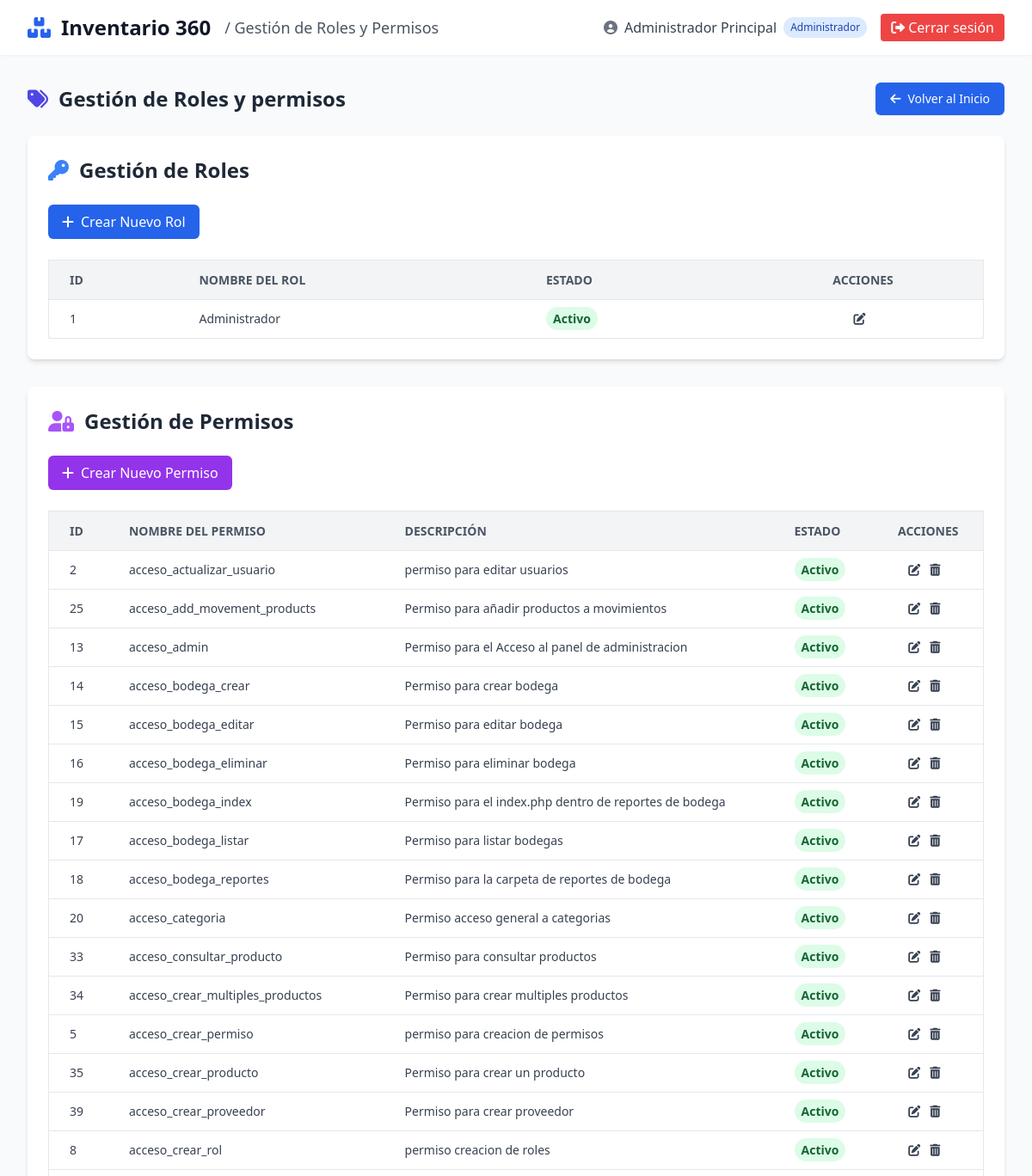
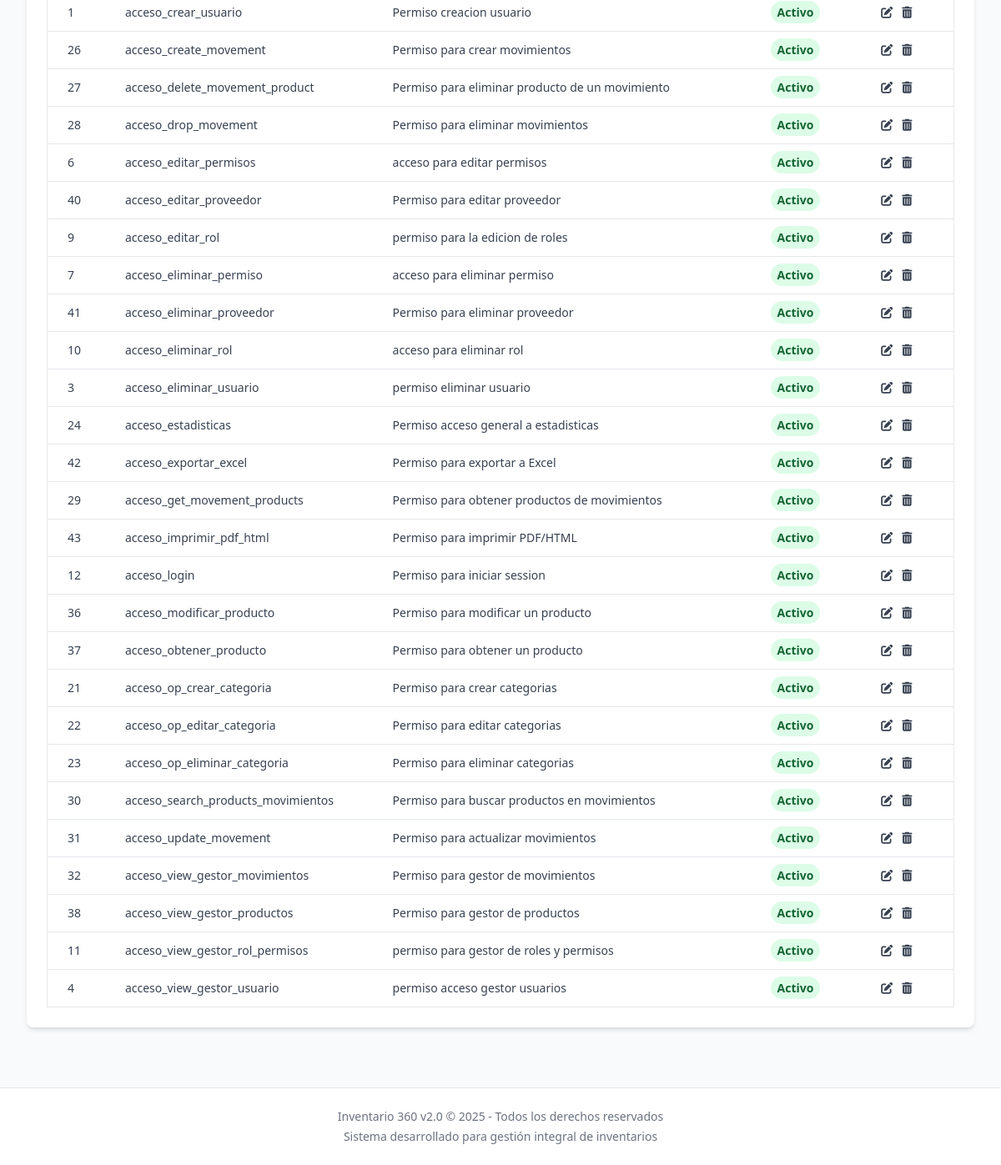
The app's page /admin/rol_permisos/index.php (signed in) with its own data (2 pictures, top to bottom).
### tables this page shows
CREATE TABLE `inventario360_rol` (
  `idrol` int(11) UNSIGNED NOT NULL AUTO_INCREMENT,
  `nombre` varchar(50) NOT NULL UNIQUE,
  `estado` ENUM('activo', 'inactivo') NOT NULL DEFAULT 'activo' COMMENT 'Indica si el rol está activo o inactivo',
  PRIMARY KEY (`idrol`),
  UNIQUE KEY `nombre_UNIQUE` (`nombre`)
);

CREATE TABLE `inventario360_permiso` (
  `idpermiso` INT(11) UNSIGNED NOT NULL AUTO_INCREMENT,
  `nombre` VARCHAR(100) NOT NULL COMMENT 'Nombre único y descriptivo del permiso (ej: producto_ver, bodega_crear)',
  `descripcion` TEXT NULL COMMENT 'Descripción detallada del permiso',
  `estado` ENUM('activo', 'inactivo') NOT NULL DEFAULT 'activo' COMMENT 'Indica si el permiso está activo o inactivo',
  PRIMARY KEY (`idpermiso`),
  UNIQUE KEY `nombre_UNIQUE` (`nombre`)
);

### assets/config/info.php (called while the page is built, shortened)
<?php
$name_corp = "Inventario 360";
?>

### admin/rol_permisos/index.php (the view, shortened to what this page needs)
<?php
$usuario = $_SESSION['usuario_data'];
    require_once '../../assets/config/info.php';
require_once '../../assets/config/db.php';
$roles = [];
$todos_los_permisos = [];
try {
    $stmt_roles = $pdo->query("SELECT idrol, nombre, estado FROM inventario360_rol ORDER BY nombre");
    $roles = $stmt_roles->fetchAll(PDO::FETCH_ASSOC);
    $stmt_permisos = $pdo->query("SELECT idpermiso, nombre, descripcion, estado FROM inventario360_permiso ORDER BY nombre");
    $permisos_disponibles = $stmt_permisos->fetchAll(PDO::FETCH_ASSOC);
    $todos_los_permisos = $permisos_disponibles;
} catch (PDOException $e) {
    echo "Error al cargar datos de la base de datos: " . htmlspecialchars($e->getMessage());
}
?>
<!DOCTYPE html>
<html lang="es">
<head>
    <script src="https://cdn.tailwindcss.com"></script>
    <link rel="stylesheet" href="https://cdnjs.cloudflare.com/ajax/libs/font-awesome/6.0.0-beta3/css/all.min.css">
</head>
<body class="bg-gray-50 font-sans">
    <header class="bg-white shadow-sm sticky top-0 z-20">
        <div class="max-w-7xl mx-auto px-4 py-4 sm:px-6 lg:px-8 flex flex-col sm:flex-row justify-between items-center">
            <div class="flex items-center mb-4 sm:mb-0">
                <a href="../index.php" class="flex items-center">
                    <i class="fas fa-boxes text-blue-600 text-2xl mr-3"></i>
                    <h1 class="text-xl sm:text-2xl font-bold text-gray-900"><?php echo $name_corp; ?></h1>
                </a>
                <span class="ml-4 text-sm sm:text-lg text-gray-600">/ Gestión de Roles y Permisos</span>
            </div>
            <div class="flex flex-col sm:flex-row items-center space-y-2 sm:space-y-0 sm:space-x-4">
                <div class="flex items-center text-sm sm:text-base">
                    <i class="fas fa-user-circle text-gray-500 mr-2"></i>
                    <span class="text-gray-700"><?php echo htmlspecialchars($usuario['nombre']); ?></span>
                    <span class="ml-2 px-2 py-1 bg-blue-100 text-blue-800 text-xs rounded-full">
                        <?php echo htmlspecialchars($usuario['rol_nombre']); ?>
                    </span>
                </div>
                <a href="../../op_logout.php"
                    class="px-3 py-1 bg-red-500 text-white rounded hover:bg-red-600 transition flex items-center text-sm sm:text-base">
                    <i class="fas fa-sign-out-alt mr-1"></i> Cerrar sesión
                </a>
            </div>
        </div>
    </header>
    <main class="max-w-7xl mx-auto px-4 py-8 sm:px-6 lg:px-8">
        <div class="flex items-center justify-between mb-6">
            <h2 class="text-2xl font-bold text-gray-800 flex items-center">
                <i class="fas fa-tags text-indigo-600 mr-3"></i> Gestión de Roles y permisos
            </h2>
            <a href="../"
                class="inline-flex items-center px-4 py-2 border border-transparent text-sm font-medium rounded-md shadow-sm text-white bg-blue-600 hover:bg-blue-700 focus:outline-none focus:ring-2 focus:ring-offset-2 focus:ring-blue-500">
                <i class="fas fa-arrow-left mr-2"></i> Volver al Inicio
            </a>
        </div>
        <div class="bg-white rounded-lg shadow-md p-6 mb-8">
            <h2 class="text-2xl font-bold text-gray-800 mb-6 flex items-center">
                <i class="fas fa-key text-blue-500 mr-3"></i> Gestión de Roles
            </h2>
            <button id="openCreateRolModal"
                class="mb-6 px-4 py-2 bg-blue-600 text-white rounded-md hover:bg-blue-700 transition flex items-center">
                <i class="fas fa-plus mr-2"></i> Crear Nuevo Rol
            </button>
            <div class="overflow-x-auto">
                <table class="min-w-full bg-white border border-gray-200 rounded-lg shadow-sm">
                    <thead>
                        <tr class="bg-gray-100 border-b border-gray-200 text-gray-600 uppercase text-sm leading-normal">
                            <th class="py-3 px-6 text-left">ID</th>
                            <th class="py-3 px-6 text-left">Nombre del Rol</th>
                            <th class="py-3 px-6 text-left">Estado</th>
                            <th class="py-3 px-6 text-center">Acciones</th>
                        </tr>
                    </thead>
                    <tbody class="text-gray-700 text-sm font-light">
                        <?php if (empty($roles)): ?>
                            <tr>
                                <td colspan="4" class="py-3 px-6 text-center">No hay roles registrados.</td>
                            </tr>
                        <?php else: ?>
                            <?php foreach ($roles as $rol): ?>
                                <tr class="border-b border-gray-200 hover:bg-gray-50">
                                    <td class="py-3 px-6 text-left whitespace-nowrap">
                                        <?php echo htmlspecialchars($rol['idrol']); ?></td>
                                    <td class="py-3 px-6 text-left"><?php echo htmlspecialchars($rol['nombre']); ?></td>
                                    <td class="py-3 px-6 text-left">
                                        <span
                                            class="px-2 py-1 font-semibold leading-tight rounded-full <?php echo ($rol['estado'] == 'activo') ? 'bg-green-100 text-green-800' : 'bg-red-100 text-red-800'; ?>">
                                            <?php echo htmlspecialchars(ucfirst($rol['estado'])); ?>
                                        </span>
                                    </td>
                                    <td class="py-3 px-6 text-center">
                                        <div class="flex item-center justify-center">
                                            <button class="w-4 mr-2 transform hover:text-blue-500 hover:scale-110 edit-rol-btn"
                                                data-id="<?php echo htmlspecialchars($rol['idrol']); ?>"
                                                data-nombre="<?php echo htmlspecialchars($rol['nombre']); ?>"
                                                data-estado="<?php echo htmlspecialchars($rol['estado']); ?>">
                                                <i class="fas fa-edit"></i>
                                            </button>
                                        </div>
                                    </td>
                                </tr>
                            <?php endforeach; ?>
                        <?php endif; ?>
                    </tbody>
                </table>
            </div>
        </div>
        <div class="bg-white rounded-lg shadow-md p-6">
            <h2 class="text-2xl font-bold text-gray-800 mb-6 flex items-center">
                <i class="fas fa-user-lock text-purple-500 mr-3"></i> Gestión de Permisos
            </h2>
            <button id="openCreatePermisoModal"
                class="mb-6 px-4 py-2 bg-purple-600 text-white rounded-md hover:bg-purple-700 transition flex items-center">
                <i class="fas fa-plus mr-2"></i> Crear Nuevo Permiso
            </button>
            <div class="overflow-x-auto">
                <table class="min-w-full bg-white border border-gray-200 rounded-lg shadow-sm">
                    <thead>
                        <tr class="bg-gray-100 border-b border-gray-200 text-gray-600 uppercase text-sm leading-normal">
                            <th class="py-3 px-6 text-left">ID</th>
                            <th class="py-3 px-6 text-left">Nombre del Permiso</th>
                            <th class="py-3 px-6 text-left">Descripción</th>
                            <th class="py-3 px-6 text-left">Estado</th>
                            <th class="py-3 px-6 text-center">Acciones</th>
                        </tr>
                    </thead>
                    <tbody class="text-gray-700 text-sm font-light">
                        <?php if (empty($todos_los_permisos)): ?>
                            <tr>
                                <td colspan="5" class="py-3 px-6 text-center">No hay permisos registrados.</td>
                            </tr>
                        <?php else: ?>
                            <?php foreach ($todos_los_permisos as $permiso): ?>
                                <tr class="border-b border-gray-200 hover:bg-gray-50">
                                    <td class="py-3 px-6 text-left whitespace-nowrap">
                                        <?php echo htmlspecialchars($permiso['idpermiso']); ?></td>
                                    <td class="py-3 px-6 text-left"><?php echo htmlspecialchars($permiso['nombre']); ?></td>
                                    <td class="py-3 px-6 text-left"><?php echo htmlspecialchars($permiso['descripcion']); ?>
                                    </td>
                                    <td class="py-3 px-6 text-left">
                                        <span
                                            class="px-2 py-1 font-semibold leading-tight rounded-full <?php echo ($permiso['estado'] == 'activo') ? 'bg-green-100 text-green-800' : 'bg-red-100 text-red-800'; ?>">
                                            <?php echo htmlspecialchars(ucfirst($permiso['estado'])); ?>
                                        </span>
                                    </td>
                                    <td class="py-3 px-6 text-center">
                                        <div class="flex item-center justify-center">
                                            <button
                                                class="w-4 mr-2 transform hover:text-blue-500 hover:scale-110 edit-permiso-btn"
                                                data-id="<?php echo htmlspecialchars($permiso['idpermiso']); ?>"
                                                data-nombre="<?php echo htmlspecialchars($permiso['nombre']); ?>"
                                                data-descripcion="<?php echo htmlspecialchars($permiso['descripcion']); ?>"
                                                data-estado="<?php echo htmlspecialchars($permiso['estado']); ?>">
                                                <i class="fas fa-edit"></i>
                                            </button>
                                            <button class="w-4 mr-2 transform hover:text-red-500 hover:scale-110 delete-button"
                                                data-type="permiso"
                                                data-id="<?php echo htmlspecialchars($permiso['idpermiso']); ?>"
                                                data-name="<?php echo htmlspecialchars($permiso['nombre']); ?>">
                                                <i class="fas fa-trash-alt"></i>
                                            </button>
                                        </div>
                                    </td>
                                </tr>
                            <?php endforeach; ?>
                        <?php endif; ?>
                    </tbody>
                </table>
            </div>
        </div>
    </main>
    <footer class="bg-white border-t mt-10 py-6">
        <div class="max-w-7xl mx-auto px-4 sm:px-6 lg:px-8 text-center text-gray-500 text-sm">
            <p><?php echo $name_corp; ?> v2.0 &copy; <?php echo date('Y'); ?> - Todos los derechos reservados</p>
            <p class="mt-1">Sistema desarrollado para gestión integral de inventarios</p>
        </div>
    </footer>
</body>
</html>

### records on screen
inventario360_rol: nombre "Administrador", idrol "1", estado "Activo"
inventario360_permiso: idpermiso "2", nombre "acceso_actualizar_usuario", descripcion "permiso para editar usuarios", estado "Activo"
inventario360_permiso: idpermiso "25", nombre "acceso_add_movement_products", descripcion "Permiso para añadir productos a movimientos", estado "Activo"
inventario360_permiso: idpermiso "13", nombre "acceso_admin", descripcion "Permiso para el Acceso al panel de administracion", estado "Activo"
inventario360_permiso: idpermiso "14", nombre "acceso_bodega_crear", descripcion "Permiso para crear bodega", estado "Activo"
inventario360_permiso: idpermiso "15", nombre "acceso_bodega_editar", descripcion "Permiso para editar bodega", estado "Activo"
inventario360_permiso: idpermiso "16", nombre "acceso_bodega_eliminar", descripcion "Permiso para eliminar bodega", estado "Activo"
inventario360_permiso: idpermiso "19", nombre "acceso_bodega_index", descripcion "Permiso para el index.php dentro de reportes de bodega", estado "Activo"
inventario360_permiso: idpermiso "17", nombre "acceso_bodega_listar", descripcion "Permiso para listar bodegas", estado "Activo"
inventario360_permiso: idpermiso "18", nombre "acceso_bodega_reportes", descripcion "Permiso para la carpeta de reportes de bodega", estado "Activo"
inventario360_permiso: idpermiso "20", nombre "acceso_categoria", descripcion "Permiso acceso general a categorias", estado "Activo"
inventario360_permiso: idpermiso "33", nombre "acceso_consultar_producto", descripcion "Permiso para consultar productos", estado "Activo"
inventario360_permiso: idpermiso "34", nombre "acceso_crear_multiples_productos", descripcion "Permiso para crear multiples productos", estado "Activo"
inventario360_permiso: idpermiso "5", nombre "acceso_crear_permiso", descripcion "permiso para creacion de permisos", estado "Activo"
inventario360_permiso: idpermiso "35", nombre "acceso_crear_producto", descripcion "Permiso para crear un producto", estado "Activo"
inventario360_permiso: idpermiso "39", nombre "acceso_crear_proveedor", descripcion "Permiso para crear proveedor", estado "Activo"
inventario360_permiso: idpermiso "8", nombre "acceso_crear_rol", descripcion "permiso creacion de roles", estado "Activo"
inventario360_permiso: idpermiso "1", nombre "acceso_crear_usuario", descripcion "Permiso creacion usuario", estado "Activo"
inventario360_permiso: idpermiso "26", nombre "acceso_create_movement", descripcion "Permiso para crear movimientos", estado "Activo"
inventario360_permiso: idpermiso "27", nombre "acceso_delete_movement_product", descripcion "Permiso para eliminar producto de un movimiento", estado "Activo"
inventario360_permiso: idpermiso "28", nombre "acceso_drop_movement", descripcion "Permiso para eliminar movimientos", estado "Activo"
inventario360_permiso: idpermiso "6", nombre "acceso_editar_permisos", descripcion "acceso para editar permisos", estado "Activo"
inventario360_permiso: idpermiso "40", nombre "acceso_editar_proveedor", descripcion "Permiso para editar proveedor", estado "Activo"
inventario360_permiso: idpermiso "9", nombre "acceso_editar_rol", descripcion "permiso para la edicion de roles", estado "Activo"
inventario360_permiso: idpermiso "7", nombre "acceso_eliminar_permiso", descripcion "acceso para eliminar permiso", estado "Activo"
inventario360_permiso: idpermiso "41", nombre "acceso_eliminar_proveedor", descripcion "Permiso para eliminar proveedor", estado "Activo"
inventario360_permiso: idpermiso "10", nombre "acceso_eliminar_rol", descripcion "acceso para eliminar rol", estado "Activo"
inventario360_permiso: idpermiso "3", nombre "acceso_eliminar_usuario", descripcion "permiso eliminar usuario", estado "Activo"
inventario360_permiso: idpermiso "24", nombre "acceso_estadisticas", descripcion "Permiso acceso general a estadisticas", estado "Activo"
inventario360_permiso: idpermiso "42", nombre "acceso_exportar_excel", descripcion "Permiso para exportar a Excel", estado "Activo"
inventario360_permiso: idpermiso "29", nombre "acceso_get_movement_products", descripcion "Permiso para obtener productos de movimientos", estado "Activo"
inventario360_permiso: idpermiso "43", nombre "acceso_imprimir_pdf_html", descripcion "Permiso para imprimir PDF/HTML", estado "Activo"
inventario360_permiso: idpermiso "12", nombre "acceso_login", descripcion "Permiso para iniciar session", estado "Activo"
inventario360_permiso: idpermiso "36", nombre "acceso_modificar_producto", descripcion "Permiso para modificar un producto", estado "Activo"
inventario360_permiso: idpermiso "37", nombre "acceso_obtener_producto", descripcion "Permiso para obtener un producto", estado "Activo"
inventario360_permiso: idpermiso "21", nombre "acceso_op_crear_categoria", descripcion "Permiso para crear categorias", estado "Activo"
inventario360_permiso: idpermiso "22", nombre "acceso_op_editar_categoria", descripcion "Permiso para editar categorias", estado "Activo"
inventario360_permiso: idpermiso "23", nombre "acceso_op_eliminar_categoria", descripcion "Permiso para eliminar categorias", estado "Activo"
inventario360_permiso: idpermiso "30", nombre "acceso_search_products_movimientos", descripcion "Permiso para buscar productos en movimientos", estado "Activo"
inventario360_permiso: idpermiso "31", nombre "acceso_update_movement", descripcion "Permiso para actualizar movimientos", estado "Activo"
inventario360_permiso: idpermiso "32", nombre "acceso_view_gestor_movimientos", descripcion "Permiso para gestor de movimientos", estado "Activo"
inventario360_permiso: idpermiso "38", nombre "acceso_view_gestor_productos", descripcion "Permiso para gestor de productos", estado "Activo"
inventario360_permiso: idpermiso "11", nombre "acceso_view_gestor_rol_permisos", descripcion "permiso para gestor de roles y permisos", estado "Activo"
inventario360_permiso: idpermiso "4", nombre "acceso_view_gestor_usuario", descripcion "permiso acceso gestor usuarios", estado "Activo"

### other values on screen
$name_corp "Inventario 360"
$usuario['nombre'] "Administrador Principal"
